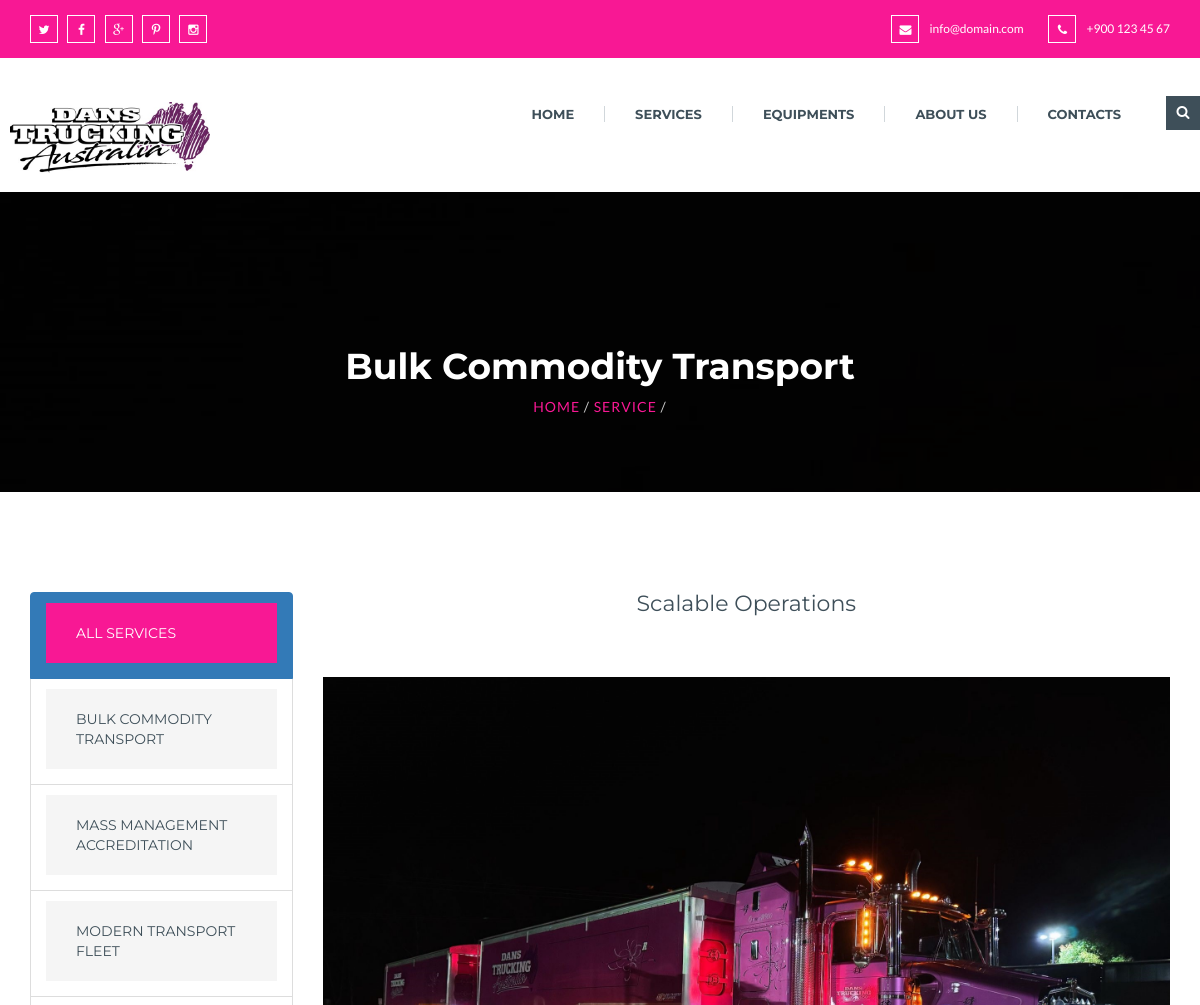
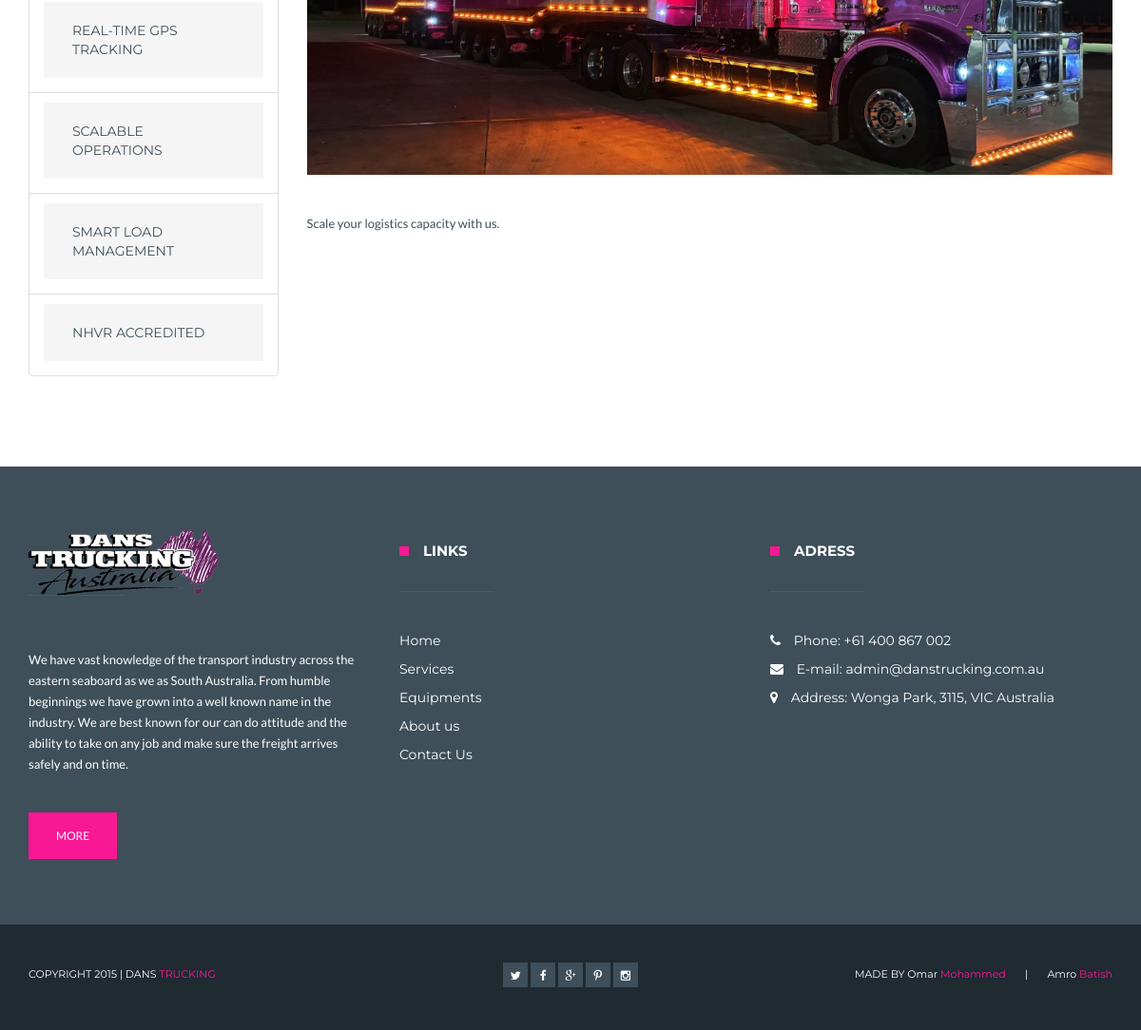
/services/5/, run on the app's committed database (2 pictures, top to bottom).
### trucking_app/models.py (models this page shows, shortened)
class Service(models.Model):
    name = models.CharField(max_length=100)
    description = models.TextField()
    image = models.ImageField(upload_to='services_images/', default='path/to/default_image.jpg')  # يمكن أن يكون اسم الأيقونة أو رابط للصورة
    status = models.CharField(max_length=50)  # مثال: "متاح" أو "غير متاح"
    created_at = models.DateTimeField(auto_now_add=True)

### trucking_app/views.py (the view, shortened to what this page needs)
# urls.py: path("services/<int:id>/", views.service_detail, name="service_detail"),
def service_detail(request, id):
    service = get_object_or_404(Service, id=id)
    services = Service.objects.all()  # Get all services for the menu
    return render(request, 'service_detail.html', {
        'service': service,
        'services': services  # Pass all services for the menu
    })

### trucking_app/templates/service_detail.html (shortened to what this page needs)
{% load static %}
<!DOCTYPE html>
<html lang="en">
<head>
<link href="{% static 'css/master.css' %}" rel="stylesheet">
</head>
<body>
	<div class="top-bar">
		<div class="container">
				<div class="top-bar-social">
					<a href="#"><div class="my-btn my-btn-primary">
						<div class="my-btn-text">
							<i class="fa fa-twitter"></i>
						</div>
					</div></a>
					<a href="#"><div class="my-btn my-btn-primary">
						<div class="my-btn-text">
							<i class="fa fa-facebook"></i>
						</div>
					</div></a>
					<a href="#"><div class="my-btn my-btn-primary">
						<div class="my-btn-text">
							<i class="fa fa-google-plus"></i>
						</div>
					</div></a>
					<a href="#"><div class="my-btn my-btn-primary">
						<div class="my-btn-text">
							<i class="fa fa-pinterest-p"></i>
						</div>
					</div></a>
					<a href="#"><div class="my-btn my-btn-primary">
						<div class="my-btn-text">
							<i class="fa fa-instagram"></i>
						</div>
					</div></a>
				</div>
				<div class="top-bar-phone">
					<div class="top-bar-phone-icon">
						<i class="fa fa-phone"></i>
					</div>
					+900 123 45 67
				</div>
				<div class="top-bar-mail">
					<div class="top-bar-mail-icon">
						<i class="fa fa-envelope"></i>
					</div>
					info@domain.com
				</div>
		</div>
	</div>
	<div class="main-navbar main-navbar-2">
		<div class="containerc">
			<div class="row">
				<div class="logo" id="main-logo">
					<div class="logo-text">
						<img src="{% static 'img/logo.jpg' %}" alt="logo" style="width: 200px;">
					</div>
				</div>
				<div class="search-control">
					<a id="show-search" class="show-search latest" href="#">
						<div class="my-btn my-btn-grey">
                            <div class="my-btn-text">
                                <i class="fa fa-search"></i>
                            </div>
						</div>
					</a>
				</div>
				<div class="collapse navbar-collapse main-menu main-menu-2" id="main-menu">
					<ul class="nav navbar-nav">
						<li class="dropdown"><a href="{% url 'home' %}">Home</a></li>
						<li class="dropdown"><a href="{% url 'services' %}">Services</a></li>
						<li class="dropdown"><a href="{% url 'equipments' %}">Equipments</a></li>
						<li><a href="{% url 'about' %}">About us</a></li>
						<li><a href="{% url 'contact' %}">Contacts</a></li>
					</ul>
				</div>
			</div>
		</div>
	</div>
     <div class="page-header" style="background-image: url('/static/media/truck3.jpg');">
  <div class="page-header-overlay"></div>
  <div class="container">
    <h1>Bulk Commodity Transport</h1>
    <p>
		<a href="{% url 'home' %}">Home</a> /
		<a href="{% url 'services' %}">Service</a> /
	</p>
  </div>
</div>
<div class="def-section services-detail">
    <div class="container">
        <div class="row">
            <div class="col-lg-3 col-md-4 col-sm-12 col-xs-12">
                <ul class="list-group service-menu">
                    <li class="list-group-item active">
                        <a href="{% url 'services' %}" class="text-decoration-none">ALL SERVICES</a>
                    </li>
                    {% for service in services %}
                        {% if service.id %}
                            <li class="list-group-item">
								<a href="javascript:void(0);" onclick="loadServiceDetails({{ service.id }})" class="text-decoration-none">
									{{ service.name }}
								</a>
                            </li>
                        {% else %}
                            <li class="list-group-item">{{ service.name }} (No ID)</li>
                        {% endif %}
                    {% endfor %}
                </ul>
            </div>
            <div class="col-lg-9 col-md-8 col-sm-12 col-xs-12">
                <div class="service-detail" id="service-detail">
                    <h2 class="my-4">{{ service.name }}</h2>
                    <div class="service-detail-bigimage mb-4">
                        <img src="{{ service.image.url }}" alt="{{ service.name }}" class="img-fluid rounded" />
                    </div>
                    <div class="row">
                        <div class="col-lg-8 col-md-8 col-sm-12 col-xs-12">
                            <p>{{ service.description }}</p>
                        </div>
                    </div>
                </div>
            </div>
        </div>
    </div>
</div>
	<footer class="def-section footer">
		<div class="container">
			<div class="row">
				<div class="col-lg-4 col-md-4 col-sm-4 col-xs-12 footer-1">
					<div class="logo with-border-bottom">
						<div class="logo-image">
							<img src="{% static 'img/logo.png' %}" alt="" style="width: 200px;" />
						</div>
					</div>
					<div class="footer-1-text">
						<p>We have vast knowledge of the transport industry across the eastern seaboard as we as South Australia. From humble beginnings we have grown into a well known name in the industry. We are best known for our can do attitude and the ability to take on any job and make sure the freight arrives safely and on time. </p>
					</div>
					<div class="footer-1-button">
						<a href="{% url 'about' %}"><div class="my-btn my-btn-primary">
							<div class="my-btn-text">
								MORE
							</div>
						</div></a>
					</div>
				</div>
				<div class="col-lg-4 col-md-4 col-sm-4 col-xs-12 footer-2">
					<h4 class="with-square with-border-bottom">LINKS</h4>
					<div class="footer-2-links">
						<div class="footer-2-links-1">
							<ul>
								<li><a href="{% url 'home' %}">Home</a></li>
								<li><a href="{% url 'services' %}">Services</a></li>
								<li><a href="{% url 'equipments' %}">Equipments</a></li>
								<li><a href="{% url 'about' %}">About us</a></li>
								<li><a href="{% url 'contact' %}">Contact Us</a></li>
							</ul>
						</div>
					</div>
				</div>
				<div class="col-lg-4 col-md-4 col-sm-4 col-xs-12 footer-3">
					<h4 class="with-square with-border-bottom">ADRESS</h4>
					<div class="footer-3-phone footer-3-item">
						<span class="footer-3-icon"><i class="fa fa-phone"></i></span>
						Phone: +61 400 867 002
					</div>
					<div class="footer-3-mail footer-3-item">
						<span class="footer-3-icon"><i class="fa fa-envelope"></i></span>
						E-mail: admin@danstrucking.com.au
					</div>
					<div class="footer-3-adress footer-3-item">
						<span class="footer-3-icon"><i class="fa fa-map-marker"></i></span>
						Address: Wonga Park, 3115, VIC Australia
					</div>
				</div>
			</div>
		</div>
	</footer>
	<div class="bottom">
		<div class="container">
			<div class="row">
				<div class="col-lg-4 col-md-4 col-sm-4 col-xs-12 bottom-1">
					COPYRIGHT 2015 | DANS  <span class="color-primary">TRUCKING</span>
				</div>
				<div class="col-lg-4 col-md-4 col-sm-4 col-xs-12 bottom-2">
					<a href="#"><div class="my-btn my-btn-grey">
						<div class="my-btn-text">
							<i class="fa fa-twitter"></i>
						</div>
					</div></a>
					<a href="#"><div class="my-btn my-btn-grey">
						<div class="my-btn-text">
							<i class="fa fa-facebook"></i>
						</div>
					</div></a>
					<a href="#"><div class="my-btn my-btn-grey">
						<div class="my-btn-text">
							<i class="fa fa-google-plus"></i>
						</div>
					</div></a>
					<a href="#"><div class="my-btn my-btn-grey">
						<div class="my-btn-text">
							<i class="fa fa-pinterest-p"></i>
						</div>
					</div></a>
					<a href="#"><div class="my-btn my-btn-grey">
						<div class="my-btn-text">
							<i class="fa fa-instagram"></i>
						</div>
					</div></a>
				</div>
				<div class="col-lg-4 col-md-4 col-sm-4 col-xs-12 bottom-3">
					MADE BY
					<a target="_blank" href="https://www.linkedin.com/in/omar-m-227b10253/">
						Omar <span class="color-primary">Mohammed</span>
					</a>&nbsp; &nbsp; &nbsp; | &nbsp; &nbsp; &nbsp;
					<a target="_blank" href="https://www.linkedin.com/in/amro-batish01">
						Amro <span class="color-primary">Batish</span>
					</a>
				</div>
			</div>
		</div>
	</div>
</body>
</html>

### trucking_app/static/css/red.css (style rules this page uses)
a { color: #F81894; }
.color-primary { color: #F81894 !important; }
.with-square:before { background-color: #F81894; }
.my-btn-primary { border: 1px solid #F81894; background-color: #F81894; }
.top-bar { background-color: #F81894; }
.service-menu > li.active > a { background-color: #F81894; }

### trucking_app/templates/service_detail.html (style rules this page uses)
.containerc { width: 100%; max-width: 1200px; margin: 0 auto; }
.page-header { position: relative; background-image: url('/static/media/bg/7.jpg'); background-size: cover; background-position: center; background-attachment: fixed; height: 300px; color: white; text-align: center; display: flex; align-items: center; justify-content: center; width: 100%; }
.page-header-overlay { content: ""; position: absolute; top: 0; left: 0; width: 100%; height: 100%; background: rgba(0, 0, 0, 0.5); z-index: 1; }
.page-header .container { position: relative; z-index: 2; }
.page-header h1 { font-size: 36px; font-weight: bold; margin-bottom: 10px; }
.page-header p { font-size: 14px; letter-spacing: 1px; text-transform: uppercase; color: #ccc; }

### data on the page
Service: name "BULK COMMODITY TRANSPORT"
Service: name "MASS MANAGEMENT ACCREDITATION"
Service: name "MODERN TRANSPORT FLEET"
Service: name "REAL-TIME GPS TRACKING"
Service: name "SCALABLE OPERATIONS", name "Scalable Operations", image (picture), description "Scale your logistics capacity with us."
Service: name "SMART LOAD MANAGEMENT"
Service: name "NHVR ACCREDITED"
